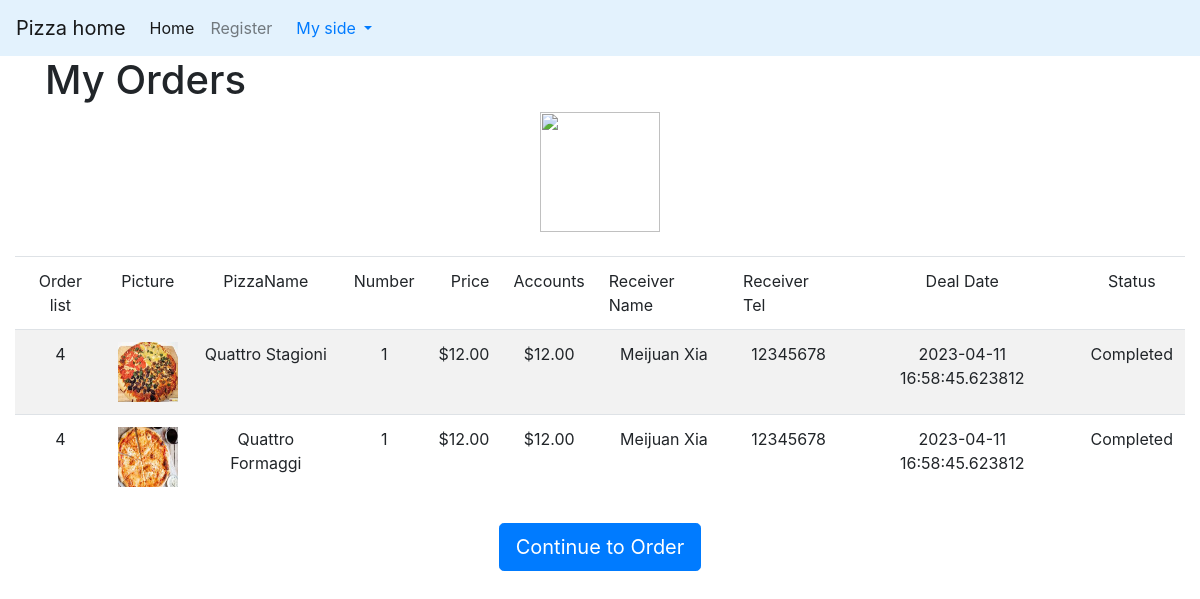
The page /order_list (signed in) on the database its author committed.
### models.py (models this page shows, shortened)
class OrdersDetail(db.Model):
    __tablename__ = 'orders_detail'
    id = db.Column(db.Integer, primary_key=True)
    pizzas_id = db.Column(db.Integer, db.ForeignKey('pizza.id'))
    order_id = db.Column(db.Integer, db.ForeignKey('orders.id'))
    number = db.Column(db.Integer, default=0)

class Orders(db.Model):
    __tablename__ = 'orders'
    id = db.Column(db.Integer, primary_key=True)
    user_id = db.Column(db.Integer, db.ForeignKey('user.id'),nullable=False)
    receive_name = db.Column(db.String(255))
    receive_address = db.Column(db.String(255))
    receive_tel = db.Column(db.String(255))
    remark = db.Column(db.String(255))
    order_status=db.Column(db.String(20))
    addtime = db.Column(db.DateTime, index=True, default=datetime.now)
    orders_detail = db.relationship("OrdersDetail", backref='orders')  # 外键关系关联

class Pizza(db.Model):
    __tablename__ = 'pizza'
    id = db.Column(db.Integer, primary_key = True,autoincrement= True)
    name = db.Column(db.String(50),nullable =False)
    price = db.Column(db.DECIMAL(10, 2))
    size = db.Column(db.String(20))
    picture = db.Column(db.String(255),default='/static/images/Margherita.jpeg')
    toppings = db.Column(db.Text)
    inventory = db.Column(db.Integer, default=100)
    sold = db.Column(db.Integer, default=0)
    addtime = db.Column(db.DateTime, index=True, default=datetime.now)
    cart = db.relationship("Cart", backref='pizza')
    orders_detail = db.relationship("OrdersDetail", backref='pizza')

### run.py (the view)
@app.route('/order_list',methods=['GET', 'POST'])
@login_required
def order_list():
    user_id = current_user.id
    orders = OrdersDetail.query.join(Orders).filter(Orders.user_id==user_id).order_by(Orders.addtime.desc()).all()
    return render_template('user/order_list.html',orders=orders)

### models.py (called while the page is built)
@login_manager.user_loader
def load_user(user_id):
    curr_user= User.query.filter_by(id = user_id).first()
    return curr_user

### templates/user/order_list.html (shortened to what this page needs)
{% extends "user/base.html" %}
{% block body_content %}
<div class="container">
    <h1>My Orders</h1>
    <div class=" text-center">
        <img class="d-block mx-auto mb-4" src="/static/images/orderlist.jpeg" alt="" width="120" height="120">
    </div>
</div>
<div class="container-fluid">
    <div class="table-responsive cart-info">
        <table class="table table-striped">
            <thead>
            <tr>
                <td class="text-center price">Order list</td>
                <td class="text-center image">Picture</td>
                <td class="text-center name">PizzaName</td>
                <td class="text-center quantity">Number</td>
                <td class="text-right price">Price</td>
                <td class="text-right" price>Accounts</td>
                <td class="text_center quantity">Receiver Name</td>
                <td class="text-left name">Receiver Tel</td>
                <td class="text-center quantity">Deal Date</td>
                <td class="text-center quantity">Status</td>
            </tr>
            </thead>
            <tbody class="table-group-divider">
            {% for order in orders %}
            <tr>
                <td class="text-center price">{{order.orders.id}}</td>
                <td class="text-center image"><img width="60px" height="60px" src="{{order.pizza.picture}}">
                <td class="text-center name">{{order.pizza.name}}</td>
                <td class="text-center quantity">{{order.number}}</td>
                <td class="text-center quantity">${{order.pizza.price}}</td>
                <td class="text-center quantity">${{order.pizza.price * order.number}}</td>
                <td class="text-center quantity">{{order.orders.receive_name}}</td>
                <td class="text-center quantity">{{order.orders.receive_tel}}</td>
                <td class="text-center quantity">{{order.orders.addtime}}</td>
                {% if order.orders.order_status=='Placed'%}
                <td class="text-center quantity">Order has been placed</td>
                {% else %}
                <td class="text-center quantity">{{order.orders.order_status}}</td>
                {% endif %}
            </tr>
            {% endfor %}
            </tbody>
        </table>
    </div>
</div>
<div class="row text-center px-4 py-1 my-1">
<div class="col-sm-12">
        <a href="{{url_for('index')}}" class="tigger btn btn-primary btn-primary btn-lg">Continue to Order</a>
        </div>
</div>
{% endblock %}

### rows shown on the page
OrdersDetail: orders.id "4", pizza.picture (picture), pizza.name "Quattro Stagioni", number "1", pizza.price "12.00", order.pizza.price*order.number "12.00", orders.receive_name "Meijuan Xia", orders.receive_tel "12345678", orders.addtime "2023-04-11 16:58:45.623812", orders.order_status "Completed"
OrdersDetail: orders.id "4", pizza.picture (picture), pizza.name "Quattro Formaggi", number "1", pizza.price "12.00", order.pizza.price*order.number "12.00", orders.receive_name "Meijuan Xia", orders.receive_tel "12345678", orders.addtime "2023-04-11 16:58:45.623812", orders.order_status "Completed"
